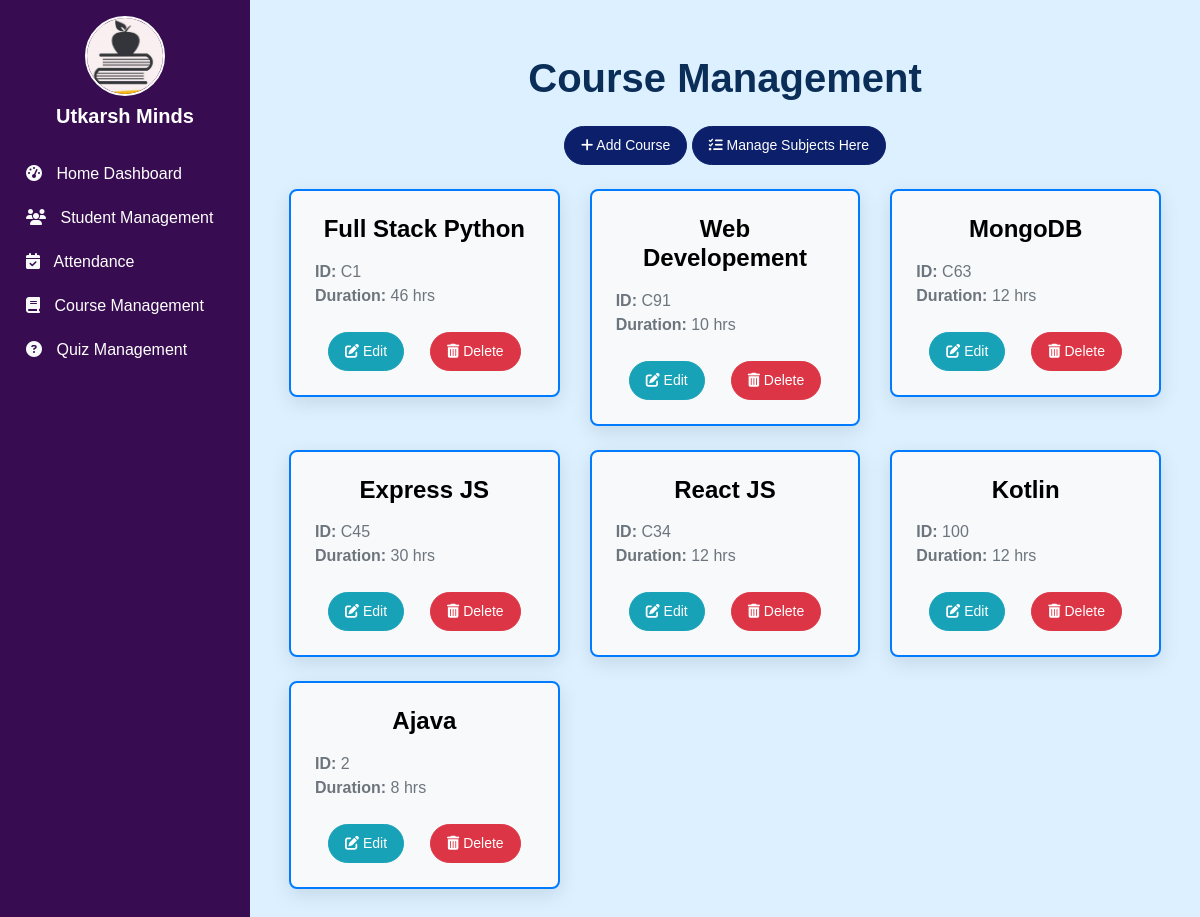
Page /coursemgt/ on the earlier database version.
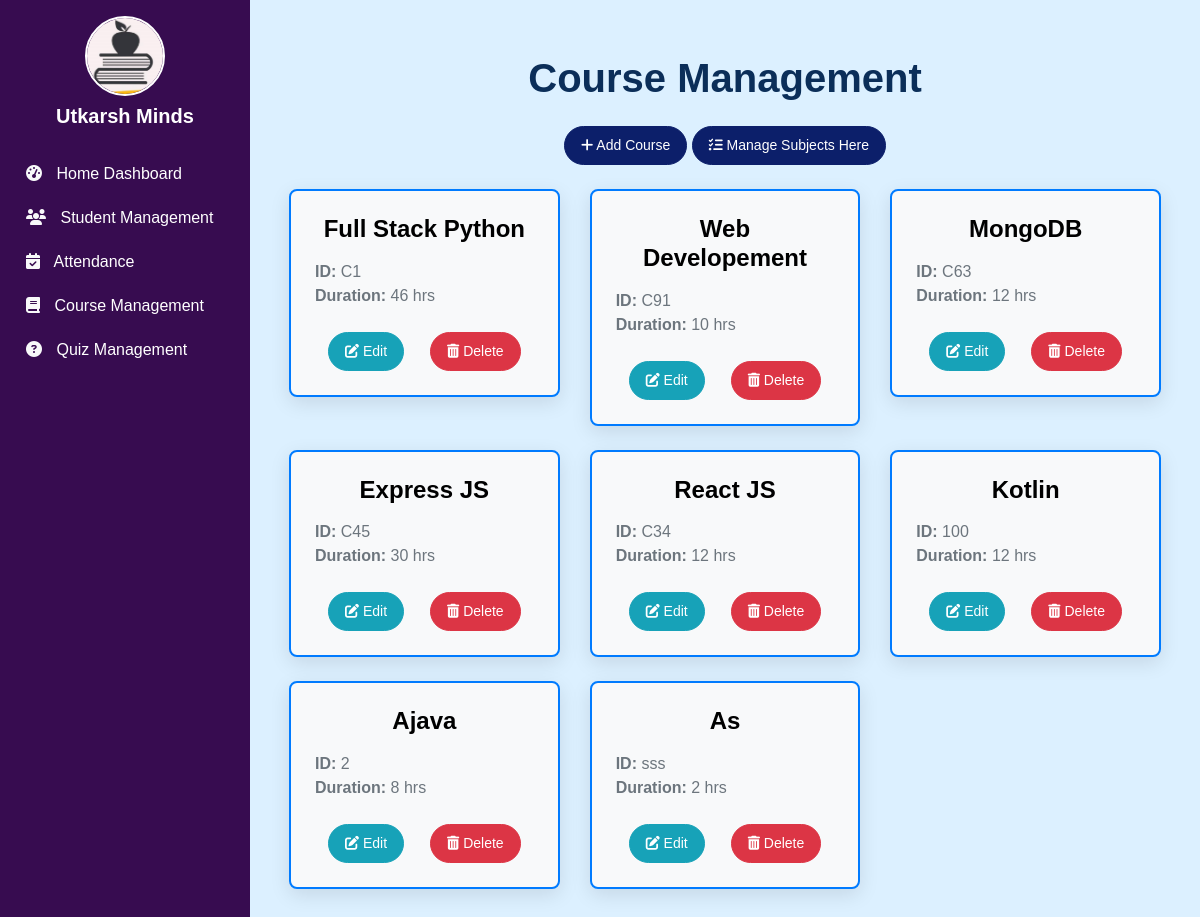
Same page on the later database version.
### coursemgt/models.py (models this page shows, shortened)
class Course(models.Model):
    c_id = models.TextField(primary_key=True)
    cname = models.CharField(max_length=255)
    cduration = models.IntegerField()

### coursemgt/views.py (the view)
# urls.py: path("", views.course_home, name="course_home"),
def course_home(request):
    courses = Course.objects.all()
    return render(request, "coursemgt/course_home.html", {'courses':courses})

### coursemgt/templates/coursemgt/course_home.html (shortened to what this page needs)
{% extends "base.html" %}
{% block linker %}
<link rel="stylesheet" href="/static/css/course_home.css">
{% endblock linker %}
{% block body %}
<h1 class="text-center mb-4" style="font-size: 2.5rem; font-weight: bold; color: #0b2e59;">Course Management</h1>
<div class="container">
    <div class="text-center mb-4">
        <a href="{% url 'course_add' %}" class="btn btn-primary btn-lg me-4">
            <i class="fas fa-plus"></i> Add Course
        </a>
        <a href="{% url 'subject_home' %}" class="btn btn-primary btn-lg">
            <i class="fa-solid fa-list-check"></i> Manage Subjects Here
        </a>
    </div>
    <div class="row">
        {% for c in courses %}
        <div class="col-md-4 mb-4">
            <div class="card border-primary shadow-lg">
                <div class="card-body">
                    <h5 class="card-title text-center">{{ c.cname }}</h5>
                    <p class="card-text text-muted">
                        <strong>ID:</strong> {{ c.c_id }}<br>
                        <strong>Duration:</strong> {{ c.cduration }} hrs
                    </p>
                    <div class="d-flex justify-content-around">
                        <a href="/coursemgt/course_update/{{ c.c_id }}" class="btn btn-info">
                            <i class="fas fa-edit"></i> Edit
                        </a>
                        <a href="/coursemgt/course_delete/{{ c.c_id }}" class="btn btn-danger">
                            <i class="fas fa-trash-alt"></i> Delete
                        </a>
                    </div>
                </div>
            </div>
        </div>
        {% endfor %}
    </div>
</div>
{% endblock body %}

Differences in the rows shown:
added Course: cname "As", c_id "sss", cduration "2"
